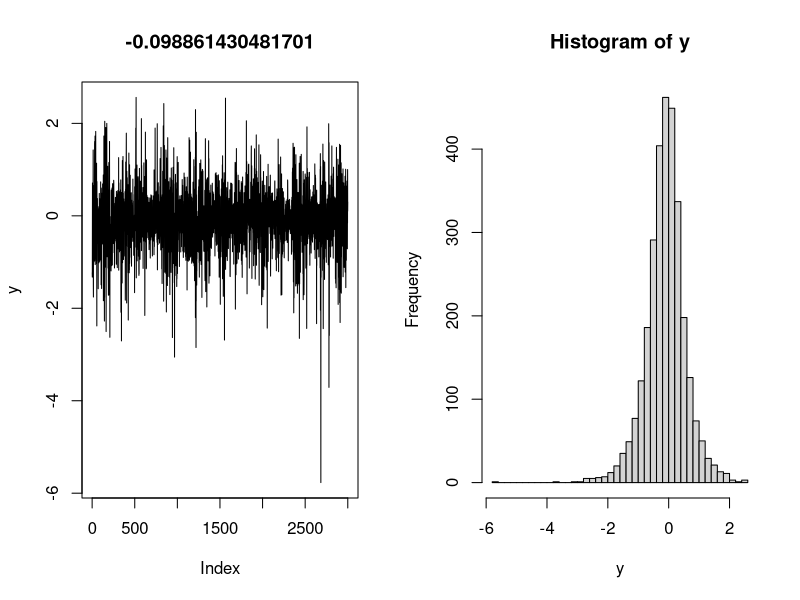

The R source for this figure:
############################################################################
################################# SVM-SMN Model ############################
# y_t = b0 + b1 * y_{t-1} + b2 * e(h_t) + e_t/lambda_t^{1/2}
# h_t = mu + phi * ( h_{t-1} - mu ) + sigma * n_{t}
############################################################################
###################### t-Student: lambda|v ~ Gama(v/2, v/2) 

mu = -1
phi = 0.95
sigma = 0.25
b0 = 0.001
b1 = 0.1
b2 = -0.2
y0 = 0
v = 10
T = 3e3
y = h = l = rep(0, T)

set.seed(4225873)
for(t in 1:T){
  if(t == 1){
    l[t] = rgamma(1, shape = v/2, rate = v/2)
    h[t] = rnorm(1, mean = mu, sd = sigma*sqrt(1/(1-phi**2)))
    y[t] = rnorm(1, b0 + b1*y0 + b2*exp(h[t]), exp(h[t]/2)*sqrt(l[t]))
  }else{
    l[t] = rgamma(1, shape = v/2, rate = v/2)
    h[t] = rnorm(1, mean = (mu + phi*(h[t-1]-mu)), sd = sigma)
    y[t] = rnorm(1, b0 + b1* y [t-1] + b2*exp(h[t]), exp(h[t]/2)*sqrt(l[t]))
  }
}

par(mfrow=c(1, 2))
plot(y, type = 'l', main = mean(y))
hist(y, breaks = 40)
par(mfrow=c(1, 1))



